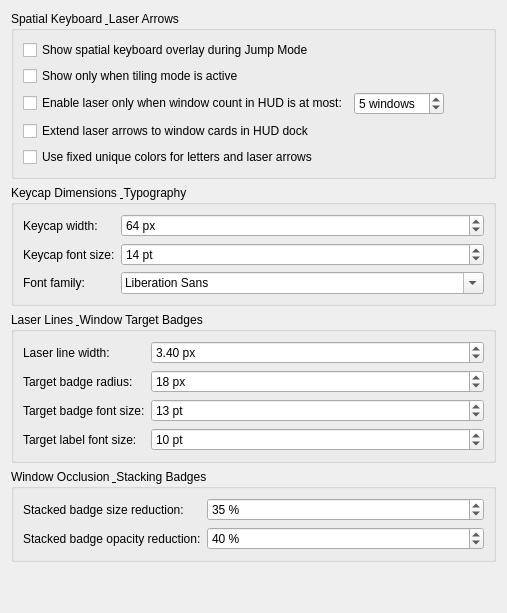
     <widget class="QWidget" name="tabSpatialKeyboard">
      <attribute name="title">
       <string>Spatial Keyboard</string>
      </attribute>
      <layout class="QVBoxLayout" name="verticalLayoutSpatialKeyboard">
       <item>
        <widget class="QGroupBox" name="groupSpatialKeyboardGeneral">
         <property name="title">
          <string>Spatial Keyboard &amp; Laser Arrows</string>
         </property>
         <layout class="QVBoxLayout" name="verticalLayoutSpatialGeneral">
          <item>
           <widget class="QCheckBox" name="kcfg_KeyboardOverlayEnabled">
            <property name="text">
             <string>Show spatial keyboard overlay during Jump Mode</string>
            </property>
            <property name="toolTip">
             <string>Displays an interactive floating QWERTY keyboard dock with directional laser arrows pointing directly to window targets.</string>
            </property>
           </widget>
          </item>
          <item>
           <widget class="QCheckBox" name="kcfg_KeyboardOverlayTilingOnly">
            <property name="text">
             <string>Show only when tiling mode is active</string>
            </property>
            <property name="toolTip">
             <string>Restricts the spatial keyboard overlay and directional laser arrows to when tiling layout is active.</string>
            </property>
           </widget>
          </item>
          <item>
           <layout class="QHBoxLayout" name="horizontalLayoutKeyboardOverlayMaxWindows">
            <item>
             <widget class="QCheckBox" name="kcfg_KeyboardOverlayLimitByWindowCount">
              <property name="text">
               <string>Enable laser only when window count in HUD is at most:</string>
              </property>
              <property name="toolTip">
               <string>Automatically enables spatial laser arrows when the number of windows in HUD is less than or equal to this threshold, and disables them when there are more windows to avoid visual clutter.</string>
              </property>
             </widget>
            </item>
            <item>
             <widget class="QSpinBox" name="kcfg_KeyboardOverlayMaxWindows">
              <property name="minimum">
               <number>1</number>
              </property>
              <property name="maximum">
               <number>50</number>
              </property>
              <property name="value">
               <number>5</number>
              </property>
              <property name="suffix">
               <string> windows</string>
              </property>
              <property name="toolTip">
               <string>Maximum window count in HUD for laser arrows to be shown (default: 5).</string>
              </property>
             </widget>
            </item>
            <item>
             <spacer name="spacerKeyboardOverlayMaxWindows">
              <property name="orientation">
               <enum>Qt::Horizontal</enum>
              </property>
              <property name="sizeHint" stdset="0">
               <size>
                <width>40</width>
                <height>20</height>
               </size>
              </property>
             </spacer>
            </item>
           </layout>
          </item>
          <item>
           <widget class="QCheckBox" name="kcfg_KeyboardOverlayExtendToHud">
            <property name="text">
             <string>Extend laser arrows to window cards in HUD dock</string>
            </property>
            <property name="toolTip">
             <string>When enabled, laser lines extend to the window's card in the HUD dock, or point directly to the card for offscreen windows.</string>
            </property>
           </widget>
          </item>
          <item>
           <widget class="QCheckBox" name="kcfg_KeyboardOverlayFixedLetterColors">
            <property name="text">
             <string>Use fixed unique colors for letters and laser arrows</string>
            </property>
            <property name="toolTip">
             <string>Each letter key receives a dedicated, fixed vibrant color across the spatial keycap, laser arrow, and HUD badge for rapid muscle memory and recognition (window mark colors take precedence).</string>
            </property>
           </widget>
          </item>
         </layout>
        </widget>
       </item>

       <item>
        <widget class="QGroupBox" name="groupSpatialKeyboardKeycaps">
         <property name="title">
          <string>Keycap Dimensions &amp; Typography</string>
         </property>
         <layout class="QFormLayout" name="formLayoutSpatialKeycaps">
          <item row="0" column="0">
           <widget class="QLabel" name="label_keyboardKeySize">
            <property name="text">
             <string>Keycap width:</string>
            </property>
            <property name="toolTip">
             <string>Width of individual keyboard keycaps in the spatial dock.</string>
            </property>
           </widget>
          </item>
          <item row="0" column="1">
           <widget class="QSpinBox" name="kcfg_KeyboardOverlayKeySize">
            <property name="minimum">
             <number>32</number>
            </property>
            <property name="maximum">
             <number>96</number>
            </property>
            <property name="singleStep">
             <number>2</number>
            </property>
            <property name="value">
             <number>64</number>
            </property>
            <property name="suffix">
             <string> px</string>
            </property>
           </widget>
          </item>
          <item row="1" column="0">
           <widget class="QLabel" name="label_keyboardKeyFontSize">
            <property name="text">
             <string>Keycap font size:</string>
            </property>
            <property name="toolTip">
             <string>Font size of letters displayed on keyboard keycaps.</string>
            </property>
           </widget>
          </item>
          <item row="1" column="1">
           <widget class="QSpinBox" name="kcfg_KeyboardOverlayKeyFontSize">
            <property name="minimum">
             <number>8</number>
            </property>
            <property name="maximum">
             <number>28</number>
            </property>
            <property name="singleStep">
             <number>1</number>
            </property>
            <property name="value">
             <number>14</number>
            </property>
            <property name="suffix">
             <string> pt</string>
            </property>
           </widget>
          </item>
          <item row="2" column="0">
           <widget class="QLabel" name="label_keyboardFontFamily">
            <property name="text">
             <string>Font family:</string>
            </property>
            <property name="toolTip">
             <string>Font family for spatial keyboard keycaps, target badge letters, and labels (leave empty to use system or theme font).</string>
            </property>
           </widget>
          </item>
          <item row="2" column="1">
           <widget class="QFontComboBox" name="kcfg_KeyboardOverlayFontFamily">
            <property name="toolTip">
             <string>Font family for spatial keyboard keycaps, target badge letters, and labels.</string>
            </property>
           </widget>
          </item>
         </layout>
        </widget>
       </item>

       <item>
        <widget class="QGroupBox" name="groupSpatialKeyboardLaserBadges">
         <property name="title">
          <string>Laser Lines &amp; Window Target Badges</string>
         </property>
         <layout class="QFormLayout" name="formLayoutSpatialLaserBadges">
          <item row="0" column="0">
           <widget class="QLabel" name="label_keyboardLineWidth">
            <property name="text">
             <string>Laser line width:</string>
            </property>
            <property name="toolTip">
             <string>Thickness of directional laser lines pointing to windows.</string>
            </property>
           </widget>
          </item>
          <item row="0" column="1">
           <widget class="QDoubleSpinBox" name="kcfg_KeyboardOverlayLineWidth">
            <property name="minimum">
             <double>1.0</double>
            </property>
            <property name="maximum">
             <double>10.0</double>
            </property>
            <property name="singleStep">
             <double>0.2</double>
            </property>
            <property name="value">
             <double>3.4</double>
            </property>
            <property name="suffix">
             <string> px</string>
            </property>
           </widget>
          </item>
          <item row="1" column="0">
           <widget class="QLabel" name="label_keyboardBadgeRadius">
            <property name="text">
             <string>Target badge radius:</string>
            </property>
            <property name="toolTip">
             <string>Base radius of the circular letter badge placed at the window target.</string>
            </property>
           </widget>
          </item>
          <item row="1" column="1">
           <widget class="QSpinBox" name="kcfg_KeyboardOverlayBadgeRadius">
            <property name="minimum">
             <number>10</number>
            </property>
            <property name="maximum">
             <number>40</number>
            </property>
            <property name="singleStep">
             <number>1</number>
            </property>
            <property name="value">
             <number>18</number>
            </property>
            <property name="suffix">
             <string> px</string>
            </property>
           </widget>
          </item>
          <item row="2" column="0">
           <widget class="QLabel" name="label_keyboardBadgeFontSize">
            <property name="text">
             <string>Target badge font size:</string>
            </property>
            <property name="toolTip">
             <string>Font size of the letter displayed inside the window target badge.</string>
            </property>
           </widget>
          </item>
          <item row="2" column="1">
           <widget class="QSpinBox" name="kcfg_KeyboardOverlayBadgeFontSize">
            <property name="minimum">
             <number>8</number>
            </property>
            <property name="maximum">
             <number>24</number>
            </property>
            <property name="singleStep">
             <number>1</number>
            </property>
            <property name="value">
             <number>13</number>
            </property>
            <property name="suffix">
             <string> pt</string>
            </property>
           </widget>
          </item>
          <item row="3" column="0">
           <widget class="QLabel" name="label_keyboardTargetLabelFontSize">
            <property name="text">
             <string>Target label font size:</string>
            </property>
            <property name="toolTip">
             <string>Font size of the window application name / label tag displayed underneath each target badge.</string>
            </property>
           </widget>
          </item>
          <item row="3" column="1">
           <widget class="QSpinBox" name="kcfg_KeyboardOverlayTargetLabelFontSize">
            <property name="minimum">
             <number>6</number>
            </property>
            <property name="maximum">
             <number>24</number>
            </property>
            <property name="singleStep">
             <number>1</number>
            </property>
            <property name="value">
             <number>10</number>
            </property>
            <property name="suffix">
             <string> pt</string>
            </property>
           </widget>
          </item>
         </layout>
        </widget>
       </item>

       <item>
        <widget class="QGroupBox" name="groupSpatialKeyboardStacking">
         <property name="title">
          <string>Window Occlusion &amp; Stacking Badges</string>
         </property>
         <layout class="QFormLayout" name="formLayoutSpatialStacking">
          <item row="0" column="0">
           <widget class="QLabel" name="label_keyboardStackScaleReduction">
            <property name="text">
             <string>Stacked badge size reduction:</string>
            </property>
            <property name="toolTip">
             <string>Degree to which target badges on occluded windows underneath are scaled down (higher values make deeper windows smaller).</string>
            </property>
           </widget>
          </item>
          <item row="0" column="1">
           <widget class="QSpinBox" name="kcfg_KeyboardOverlayStackScaleReduction">
            <property name="minimum">
             <number>0</number>
            </property>
            <property name="maximum">
             <number>70</number>
            </property>
            <property name="singleStep">
             <number>5</number>
            </property>
            <property name="value">
             <number>35</number>
            </property>
            <property name="suffix">
             <string> %</string>
            </property>
           </widget>
          </item>
          <item row="1" column="0">
           <widget class="QLabel" name="label_keyboardStackOpacityReduction">
            <property name="text">
             <string>Stacked badge opacity reduction:</string>
            </property>
            <property name="toolTip">
             <string>Degree to which target badges on occluded windows underneath fade in opacity (higher values make deeper windows more transparent).</string>
            </property>
           </widget>
          </item>
          <item row="1" column="1">
           <widget class="QSpinBox" name="kcfg_KeyboardOverlayStackOpacityReduction">
            <property name="minimum">
             <number>0</number>
            </property>
            <property name="maximum">
             <number>70</number>
            </property>
            <property name="singleStep">
             <number>5</number>
            </property>
            <property name="value">
             <number>40</number>
            </property>
            <property name="suffix">
             <string> %</string>
            </property>
           </widget>
          </item>
         </layout>
        </widget>
       </item>

       <item>
        <spacer name="verticalSpacerSpatialKeyboard">
         <property name="orientation">
          <enum>Qt::Vertical</enum>
         </property>
         <property name="sizeHint" stdset="0">
          <size>
           <width>20</width>
           <height>40</height>
          </size>
         </property>
        </spacer>
       </item>
      </layout>
     </widget>
